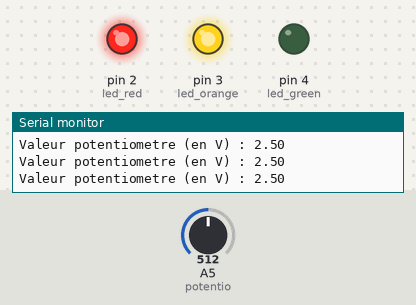
The sketch below on a simulated Arduino Uno, built with avr-gcc and run on an emulated ATmega328P. Shown: output pins drawn as LEDs (lit = HIGH), the last lines printed to the serial monitor. Inputs (shaded band) come from the test bench; at power-on: A5 (potentio) = 512.

Above: at 3.2 s.
3.3 s: A5 (potentio) set to 603
4.8 s: A5 (potentio) set to 623
At 5.5 s:
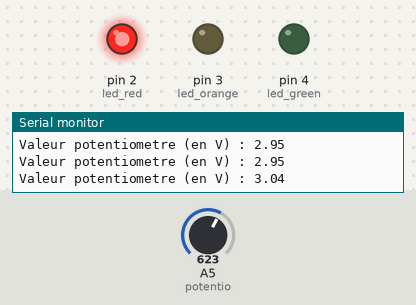
6.5 s: A5 (potentio) set to 801
8.0 s: A5 (potentio) set to 826
At 9.1 s:
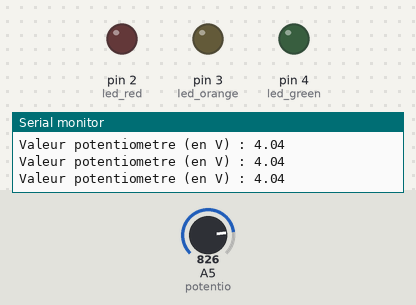
9.5 s: A5 (potentio) set to 716
At 10.3 s:
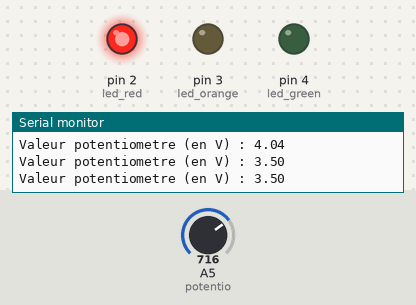
11.0 s: A5 (potentio) set to 900
At 11.6 s:
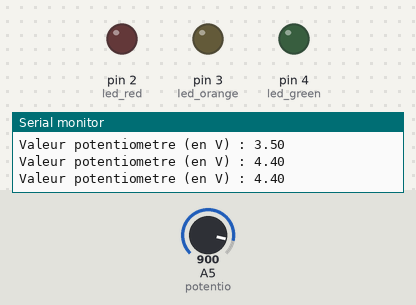
Timing chart, 0 to 13.5 s (numbered marks = the images above; inputs shaded):
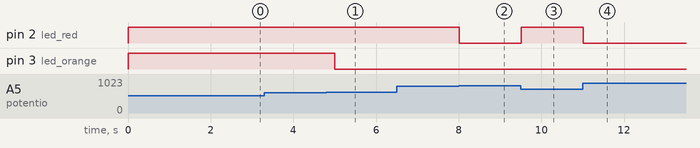

The sketch:

mini_test_td1_exo2.ino
```cpp
const int potentio = 19;
const int led_green = 4;
const int led_orange = 3;
const int led_red = 2;
double val_potentio = 0;

void setup() {
  // put your setup code here, to run once:
  Serial.begin(9600);

  Serial.println("----- Début du programme -----");

  pinMode(potentio, INPUT);
  pinMode(led_green, OUTPUT);
  pinMode(led_orange, OUTPUT);
  pinMode(led_red, OUTPUT);

  digitalWrite(led_green, HIGH);
  digitalWrite(led_orange, HIGH);
  digitalWrite(led_red, HIGH);

  digitalWrite(led_green, LOW); // Allumer la led verte
  delay(2000);
  digitalWrite(led_green, HIGH); // Éteindre la led verte

}

void loop() {
  // put your main code here, to run repeatedly:

  val_potentio = analogRead(potentio) * 5.0 / 1023.0;
  Serial.print("Valeur potentiometre (en V) : ");
  Serial.println(val_potentio);

// ########### V1 ###########

//  if (val_potentio >= 0) {
//    digitalWrite(led_green, LOW); // Allumer la led verte
//    digitalWrite(led_orange, HIGH); // Eteindre la led orange
//    digitalWrite(led_red, HIGH); // Eteindre la led rouge
//    }
//
//  if (val_potentio >= 3) {
//    digitalWrite(led_orange, LOW); // Allumer la led orange
//    }
//
//  if (val_potentio >= 4) {
//    digitalWrite(led_red, LOW); // Allumer la led rouge
//    }


// ########### V2 ###########

  if (val_potentio <= 3) {
    digitalWrite(led_green, LOW);
    digitalWrite(led_orange, HIGH);
    digitalWrite(led_red, HIGH);
    delay(500);
    }

  if (val_potentio > 3 && val_potentio <= 4) {
    digitalWrite(led_green, LOW);
    digitalWrite(led_orange, LOW);
    digitalWrite(led_red, HIGH);
    delay(500);
    }

  if (val_potentio > 4) {
    digitalWrite(led_green, LOW);
    digitalWrite(led_orange, LOW);
    digitalWrite(led_red, LOW);
    delay(500);
    }

}
```

Measured:
- the behaviour switches between 613 and 614 on A5 (potentio) (found by bisection; images 0 and 1)
- the behaviour switches between 818 and 819 on A5 (potentio) (found by bisection; images 1 and 2)
- after the input at 4.8 s, pin 3 (led_orange): HIGH → LOW after 0.21 s
- after the input at 8.0 s, pin 2 (led_red): HIGH → LOW at once
- after the input at 9.5 s, pin 2 (led_red): LOW → HIGH at once
- after the input at 11.0 s, pin 2 (led_red): HIGH → LOW at once
